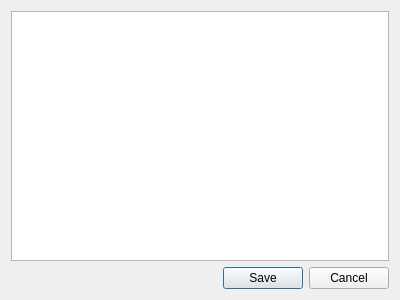
<?xml version="1.0" encoding="UTF-8"?>
<ui version="4.0">
 <class>ConfigurationDialog</class>
 <widget class="QDialog" name="ConfigurationDialog">
  <property name="geometry">
   <rect>
    <x>0</x>
    <y>0</y>
    <width>400</width>
    <height>300</height>
   </rect>
  </property>
  <property name="windowTitle">
   <string>Edit Configuration</string>
  </property>
  <property name="modal">
   <bool>true</bool>
  </property>
  <layout class="QVBoxLayout" name="verticalLayout">
   <item>
    <widget class="QTextEdit" name="textEdit">
     <property name="font">
      <font>
       <family>Monospace</family>
      </font>
     </property>
    </widget>
   </item>
   <item>
    <widget class="QDialogButtonBox" name="buttonBox">
     <property name="orientation">
      <enum>Qt::Horizontal</enum>
     </property>
     <property name="standardButtons">
      <set>QDialogButtonBox::Cancel|QDialogButtonBox::Save</set>
     </property>
    </widget>
   </item>
  </layout>
 </widget>
 <resources/>
 <connections>
  <connection>
   <sender>buttonBox</sender>
   <signal>accepted()</signal>
   <receiver>ConfigurationDialog</receiver>
   <slot>accept()</slot>
   <hints>
    <hint type="sourcelabel">
     <x>248</x>
     <y>254</y>
    </hint>
    <hint type="destinationlabel">
     <x>157</x>
     <y>274</y>
    </hint>
   </hints>
  </connection>
  <connection>
   <sender>buttonBox</sender>
   <signal>rejected()</signal>
   <receiver>ConfigurationDialog</receiver>
   <slot>reject()</slot>
   <hints>
    <hint type="sourcelabel">
     <x>316</x>
     <y>260</y>
    </hint>
    <hint type="destinationlabel">
     <x>286</x>
     <y>274</y>
    </hint>
   </hints>
  </connection>
 </connections>
</ui>
